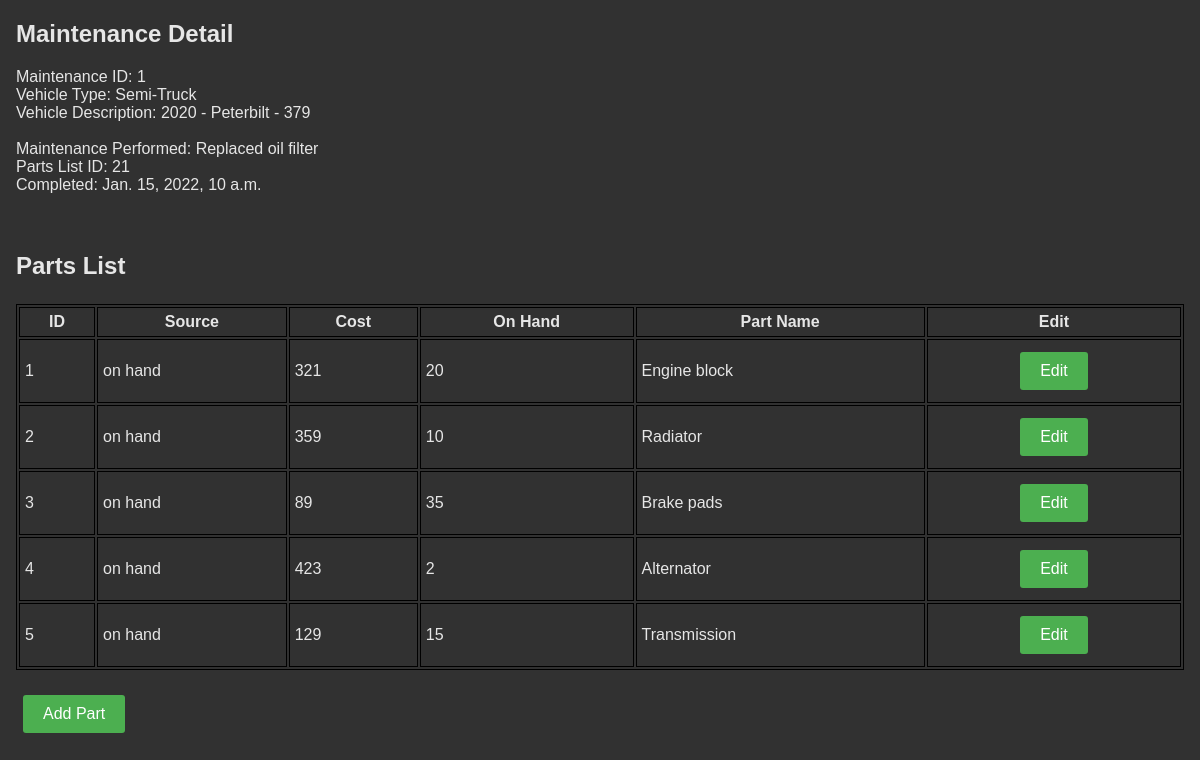
Screenshot of /maintenanceDetail/1/ with the database file from the repository.
### truckr/models.py (models this page shows)
class maintenance(models.Model):
    maintID = models.IntegerField(primary_key = True)
    vehID = models.IntegerField()
    description = models.CharField(max_length = 30)
    completed = models.DateTimeField()
    partsList = models.IntegerField()

### truckr/views.py (the view)
# urls.py: path('maintenanceDetail/<int:ID>/', views.maintenanceDetail, name = 'maintenanceDetail'),
def maintenanceDetail(request, ID):
    username = request.user.username
    nav = navigation(username)
    maint = maintenance.objects.raw("SELECT * FROM truckr_maintenance JOIN truckr_vehicle ON truckr_maintenance.vehID = truckr_vehicle.vehID WHERE truckr_maintenance.maintID = %s;", [ID])
    parts = maintenance.objects.raw("SELECT * FROM truckr_maintenance JOIN truckr_partslist ON truckr_maintenance.partsList = truckr_partslist.listID JOIN truckr_part ON truckr_partslist.partID = truckr_part.partID WHERE truckr_maintenance.maintID = %s;", [ID])
    context = {'nav':nav,'maint':maint, 'parts':parts}
    return(render(request, 'truckr/maintenanceDetail.html', context))

### truckr/views.py (called while the page is built)
def navigation(username):
    nav = navbar.objects.raw(""" SELECT * FROM truckr_employee JOIN truckr_account ON truckr_employee.employeeID = truckr_account.employeeID JOIN truckr_navbar ON truckr_account.accountType = truckr_navbar.accountType WHERE truckr_employee.username = '%s' ORDER BY id; """ % username)
    return nav

### truckr/templates/truckr/maintenanceDetail.html (shortened to what this page needs)
{% load static %}
<!DOCTYPE html>
<html>
  <head>
    <link rel="stylesheet" type="text/css" href="{% static 'css/style.css'%}">
  </head>
<body>
	<h2>Maintenance Detail</h2>
	{% for v in maint %}
	Maintenance ID: {{v.vehID}}  <br>
	Vehicle Type: {{v.vehType}} <br>
	Vehicle Description: {{v.year}} - {{v.make}} - {{v.model}} <br> <br>
	Maintenance Performed: {{v.description}} <br>
	Parts List ID: {{v.partsList}} <br>
	Completed: {{v.completed}}
	{% endfor %}
	<br>
	<br>
{% if parts%}
<h3>
Parts List <br>
</h3>
<table style="width:100%">
       	<tr>
	       	<th>ID</th>
		<th>Source</th>
	       	<th>Cost</th>
	       	<th>On Hand</th>
	       	<th>Part Name</th>
		<th>Edit</th>
       	</tr>
	{% for item in parts%}
	<tr>
		<td>{{item.partID}}</td>
		<td>{{item.source}}</td>
		<td>{{item.cost}}</td>
		<td>{{item.onHand}}</td>
		<td>{{item.partName}}</td>
		<td style = text-align:center> <button type="button" onclick="window.location.href='/admin/truckr/partslist/{{item.id}}/change/';">Edit</button></td>
	</tr>
	{% endfor %}
{% else %}
	<p>No parts are available.</p>
{% endif %}
</table>
<br>
<button type="button" onclick="window.location.href='/admin/truckr/partslist/add/';">Add Part</button>
<br>
<br>
</body>
</html>

### static/css/style.css (style rules this page uses)
body { font-family: Arial, sans-serif; background-color: #313131; color:#e6e6e6; margin: 0; padding: 0; margin-left:1em; margin-right:1em; }
h3 { font-size: 24px; margin-top: 40px; }
button { background-color: #4CAF50; border: none; border-radius: 3px; color: #fff; cursor: pointer; font-size: 16px; margin: 7px; padding: 10px 20px; text-align: center; text-decoration: none; }
table, th, td { border:1px solid black; }
th, td { margin-left: 5px; padding: 5px; }

### rows the page displays
maintenance: vehID "1", vehType "Semi-Truck", year "2020", make "Peterbilt", model "379", description "Replaced oil filter", partsList "21", completed "Jan. 15, 2022, 10 a.m.", partID "1", source "on hand", cost "321", onHand "20", partName "Engine block", partID "2", cost "359", onHand "10", partName "Radiator", partID "3", cost "89", onHand "35", partName "Brake pads", partID "4", cost "423", onHand "2", partName "Alternator", partID "5", cost "129", onHand "15", partName "Transmission"
